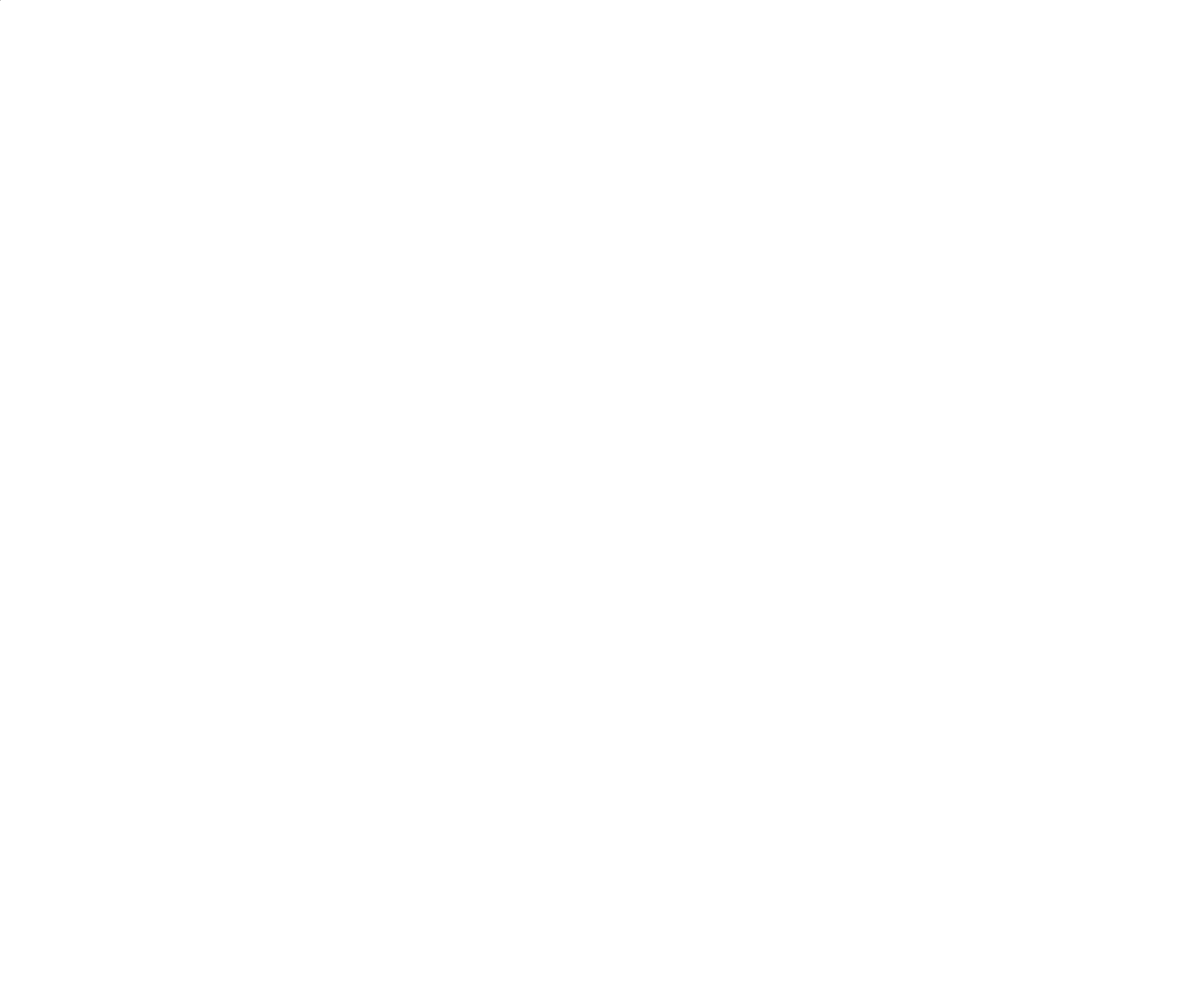
Frame 1 (no input)
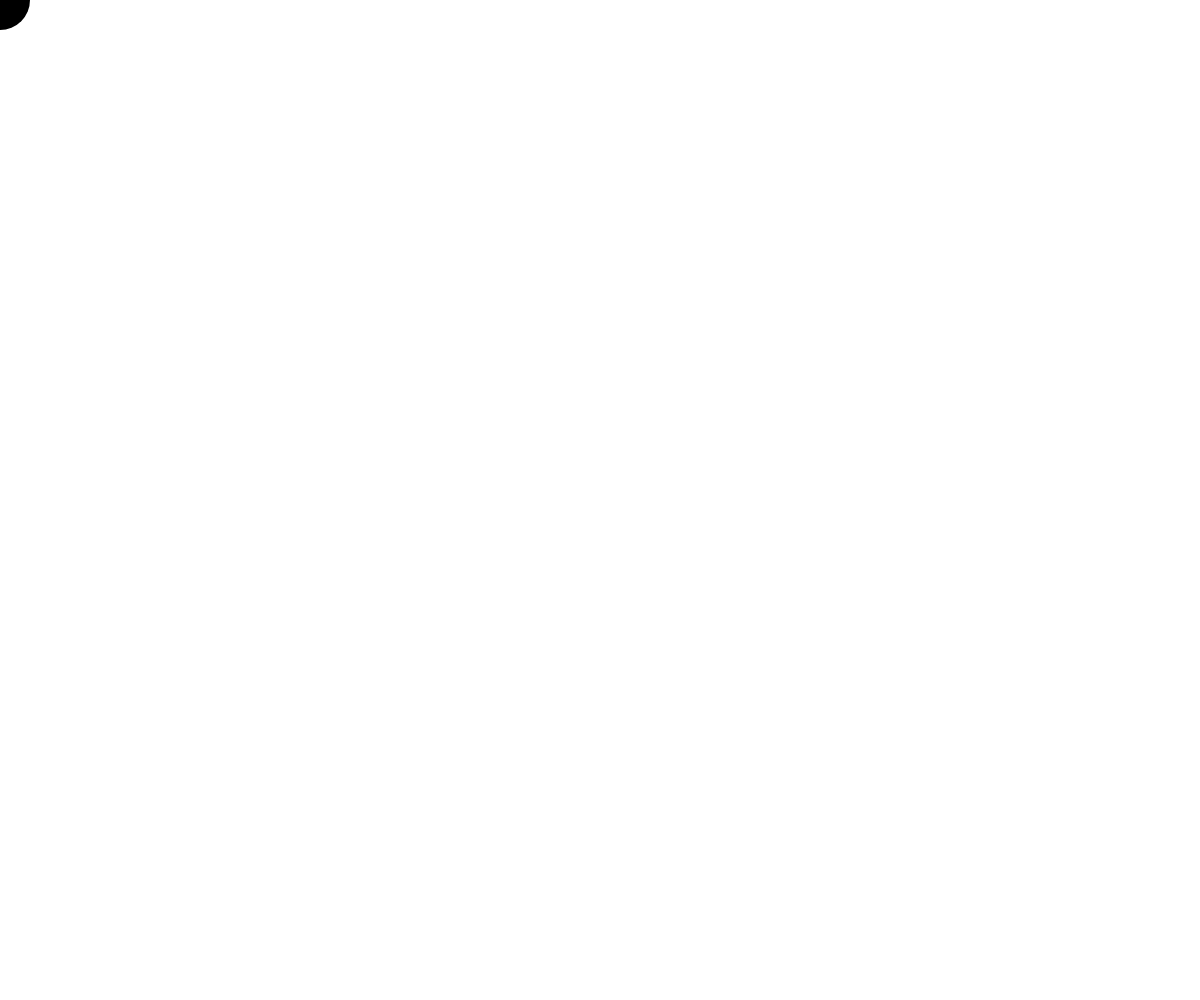
Frame 60 (no input)
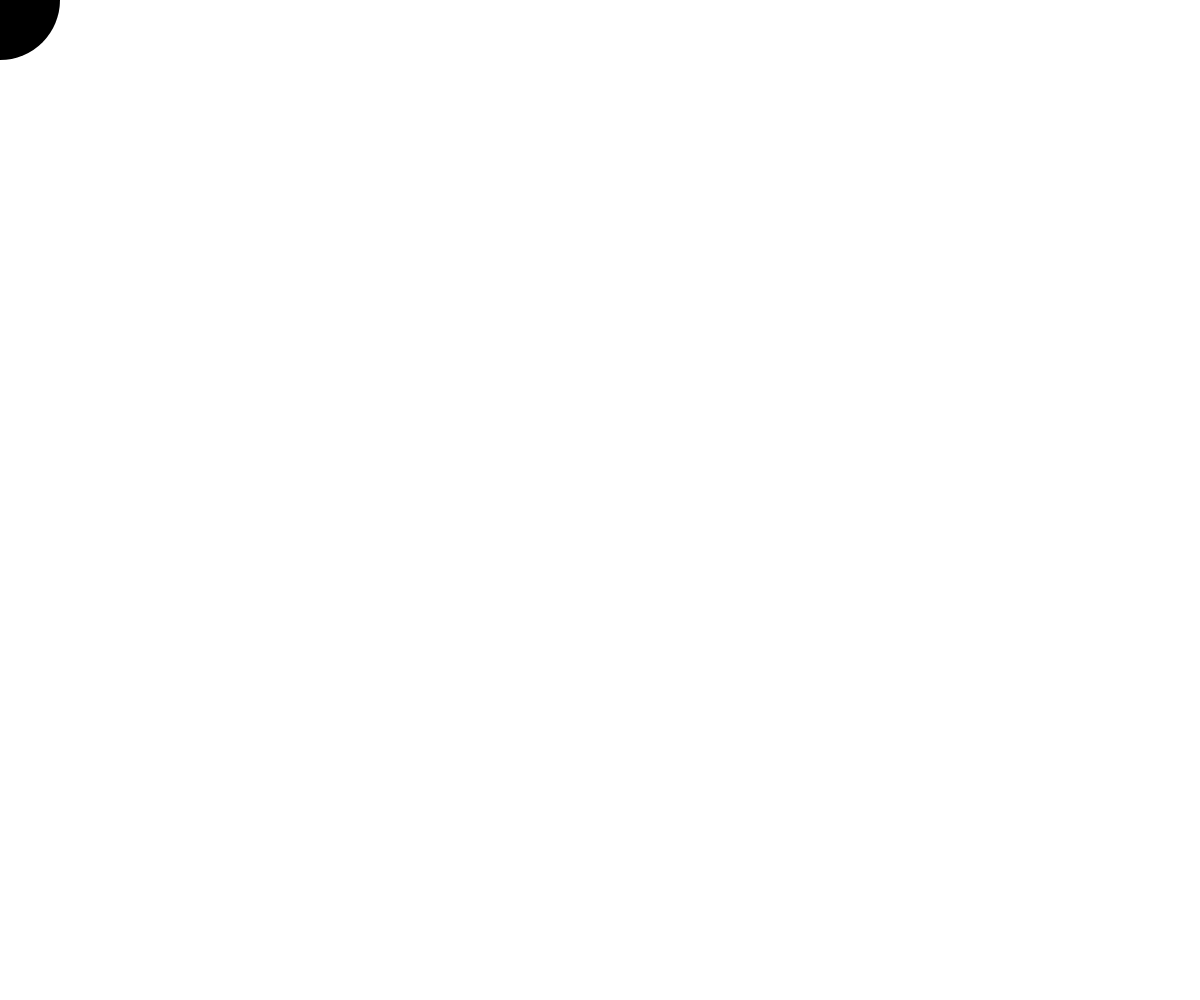
Frame 120 (the mouse pressed at the canvas centre since frame 60)

The p5.js sketch that drew these frames (run headless with seeded random() and noise() and a simulated clock; from frame 60 on, the mouse is pressed at the canvas centre):

// p5.js sketch
// ── sketch.js
let sz = 0;
let invert = false;

function setup() {
  createCanvas(windowWidth, windowHeight);
  noStroke();
}

function draw() {
  background(invert ? 0: 255);

  // Grow size of circle
  sz++;
  fill(invert ? 255: 0);
  ellipse(0, 0, sz, sz);
}

// Press any key to invert
function keyPressed(){
 invert = !invert;
}
